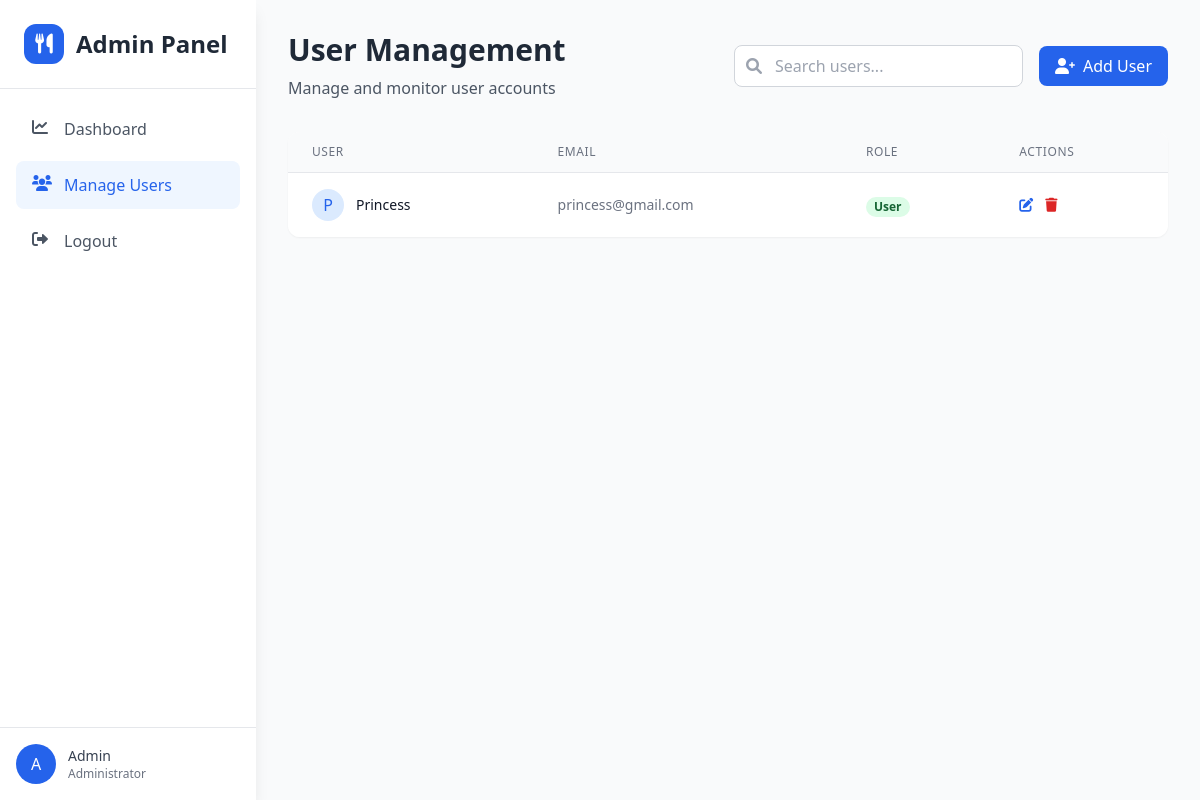
The page /admin/manage_users.php?error=user_not_found (signed in) on the database its author committed.
### tables this page shows
CREATE TABLE `users` (
  `id` int(11) NOT NULL,
  `username` varchar(50) NOT NULL,
  `email` varchar(100) NOT NULL,
  `password` varchar(255) NOT NULL,
  `role` enum('user','admin') DEFAULT 'user',
  `created_at` timestamp NOT NULL DEFAULT current_timestamp()
);

### admin/manage_users.php (the view, shortened to what this page needs)
<?php
require '../config.php';
$admin_id = $_SESSION['user_id'];
$stmt = $conn->prepare("SELECT username FROM users WHERE id = ?");
$stmt->bind_param("i", $admin_id);
$stmt->execute();
$result = $stmt->get_result();
$admin = $result->fetch_assoc();
$username = $admin['username'];
$user_stmt = $conn->prepare("SELECT id, username, email, role FROM users WHERE role != 'admin'");
$user_stmt->execute();
$users_result = $user_stmt->get_result();
$users = $users_result->fetch_all(MYSQLI_ASSOC);
?>
<!DOCTYPE html>
<html lang="en">
<head>
    <script src="https://cdn.tailwindcss.com"></script>
    <link href="https://cdnjs.cloudflare.com/ajax/libs/font-awesome/6.0.0/css/all.min.css" rel="stylesheet">
</head>
<body class="bg-gray-50 min-h-screen font-sans">
    <div id="sidebar" class="fixed inset-y-0 left-0 w-64 bg-white shadow-lg transform -translate-x-full lg:translate-x-0 transition-transform duration-300 ease-in-out z-40">
        <div class="flex flex-col h-full">
            <div class="p-4 sm:p-6 border-b">
                <div class="flex items-center space-x-3">
                    <div class="w-10 h-10 rounded-xl bg-blue-600 flex items-center justify-center">
                        <i class="fas fa-utensils text-white text-xl"></i>
                    </div>
                    <h1 class="text-xl sm:text-2xl font-bold text-gray-800">Admin Panel</h1>
                </div>
            </div>
            <nav class="flex-1 p-3 sm:p-4">
                <ul class="space-y-2">
                    <li>
                        <a href="admin_dashboard.php" class="flex items-center px-3 sm:px-4 py-2 sm:py-3 text-gray-600 hover:bg-light-blue hover:text-primary rounded-lg transition-colors">
                            <i class="fas fa-chart-line w-5 h-5 mr-2 sm:mr-3"></i>
                            <span class="text-sm sm:text-base">Dashboard</span>
                        </a>
                    </li>
                    <li>
                        <a href="manage_users.php" class="flex items-center px-3 sm:px-4 py-2 sm:py-3 text-primary bg-light-blue rounded-lg">
                            <i class="fas fa-users w-5 h-5 mr-2 sm:mr-3"></i>
                            <span class="text-sm sm:text-base">Manage Users</span>
                        </a>
                    </li>
                    <li>
                        <a href="../logout.php" class="flex items-center px-3 sm:px-4 py-2 sm:py-3 text-gray-600 hover:bg-light-blue hover:text-primary rounded-lg transition-colors">
                            <i class="fas fa-sign-out-alt w-5 h-5 mr-2 sm:mr-3"></i>
                            <span class="text-sm sm:text-base">Logout</span>
                        </a>
                    </li>
                </ul>
            </nav>
            <div class="p-3 sm:p-4 border-t">
                <div class="flex items-center">
                    <div class="w-8 h-8 sm:w-10 sm:h-10 rounded-full bg-primary flex items-center justify-center text-white">
                        <?= strtoupper(substr($username, 0, 1)) ?>
                    </div>
                    <div class="ml-2 sm:ml-3">
                        <p class="text-xs sm:text-sm font-medium text-gray-700"><?= htmlspecialchars($username) ?></p>
                        <p class="text-xs text-gray-500">Administrator</p>
                    </div>
                </div>
            </div>
        </div>
    </div>
    <div class="lg:ml-64 min-h-screen">
        <div class="p-4 sm:p-6 lg:p-8">
            <header class="mb-6 sm:mb-8">
                <div class="flex flex-col sm:flex-row sm:items-center sm:justify-between gap-4">
                    <div>
                        <h2 class="text-2xl sm:text-3xl font-bold text-gray-800">User Management</h2>
                        <p class="text-gray-600 mt-2">Manage and monitor user accounts</p>
                    </div>
                    <div class="flex items-center space-x-4">
                        <div class="relative">
                            <input type="text" id="searchInput" placeholder="Search users..." class="pl-10 pr-4 py-2 border border-gray-300 rounded-lg focus:outline-none focus:ring-2 focus:ring-blue-500 focus:border-transparent">
                            <i class="fas fa-search absolute left-3 top-1/2 transform -translate-y-1/2 text-gray-400"></i>
                        </div>
                        <button onclick="showAddUserModal()" class="px-4 py-2 bg-blue-600 text-white rounded-lg hover:bg-blue-700 transition-colors duration-200 flex items-center">
                            <i class="fas fa-user-plus mr-2"></i>
                            Add User
                        </button>
                    </div>
                </div>
            </header>
            <div class="bg-white rounded-xl shadow-sm overflow-hidden">
                <div class="overflow-x-auto">
                    <table class="min-w-full divide-y divide-gray-200">
                        <thead class="bg-gray-50">
                            <tr>
                                <th scope="col" class="px-6 py-3 text-left text-xs font-medium text-gray-500 uppercase tracking-wider">User</th>
                                <th scope="col" class="px-6 py-3 text-left text-xs font-medium text-gray-500 uppercase tracking-wider">Email</th>
                                <th scope="col" class="px-6 py-3 text-left text-xs font-medium text-gray-500 uppercase tracking-wider">Role</th>
                                <th scope="col" class="px-6 py-3 text-left text-xs font-medium text-gray-500 uppercase tracking-wider">Actions</th>
                            </tr>
                        </thead>
                        <tbody class="bg-white divide-y divide-gray-200" id="usersTableBody">
                            <?php foreach ($users as $user): ?>
                                <tr class="hover:bg-gray-50">
                                    <td class="px-6 py-4 whitespace-nowrap">
                                        <div class="flex items-center">
                                            <div class="w-8 h-8 rounded-full bg-blue-100 flex items-center justify-center text-blue-600 font-medium">
                                                <?= strtoupper(substr($user['username'], 0, 1)) ?>
                                            </div>
                                            <div class="ml-3">
                                                <p class="text-sm font-medium text-gray-900"><?= htmlspecialchars($user['username']) ?></p>
                                            </div>
                                        </div>
                                    </td>
                                    <td class="px-6 py-4 whitespace-nowrap">
                                        <p class="text-sm text-gray-500"><?= htmlspecialchars($user['email']) ?></p>
                                    </td>
                                    <td class="px-6 py-4 whitespace-nowrap">
                                        <span class="px-2 inline-flex text-xs leading-5 font-semibold rounded-full bg-green-100 text-green-800">
                                            <?= ucfirst(htmlspecialchars($user['role'])) ?>
                                        </span>
                                    </td>
                                    <td class="px-6 py-4 whitespace-nowrap text-sm text-gray-500">
                                        <div class="flex items-center space-x-3">
                                            <button onclick="editUser(<?= $user['id'] ?>)" class="text-blue-600 hover:text-blue-900">
                                                <i class="fas fa-edit"></i>
                                            </button>
                                            <button onclick="deleteUser(<?= $user['id'] ?>)" class="text-red-600 hover:text-red-900">
                                                <i class="fas fa-trash"></i>
                                            </button>
                                        </div>
                                    </td>
                                </tr>
                            <?php endforeach; ?>
                        </tbody>
                    </table>
                </div>
            </div>
        </div>
    </div>
</body>
</html>

### rows shown on the page
users: username "A", username "Admin"
users: username "P", username "Princess", email "princess@gmail.com", role "User"
